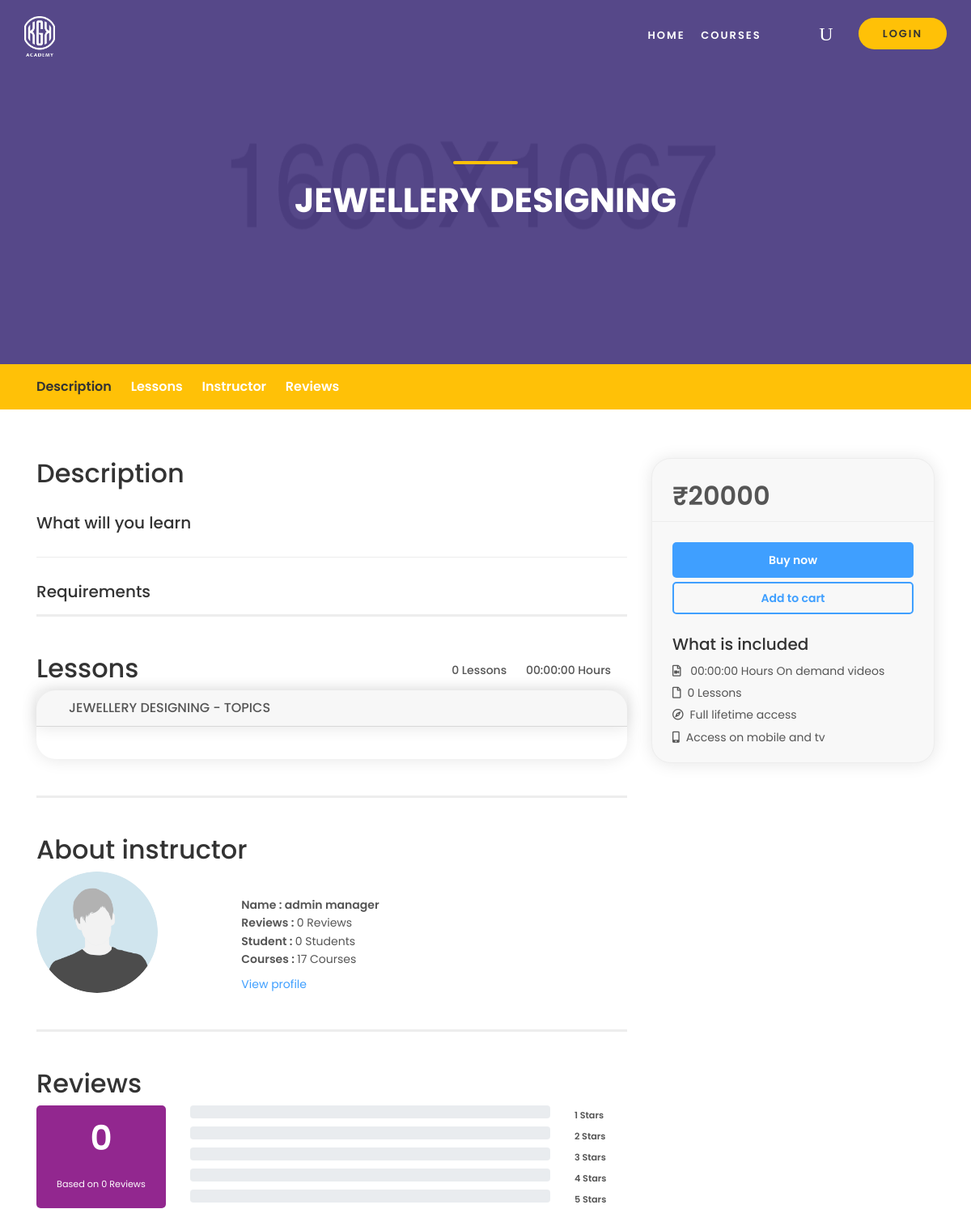
The app's page /home/course/hr-training/14 (upper part), older data.
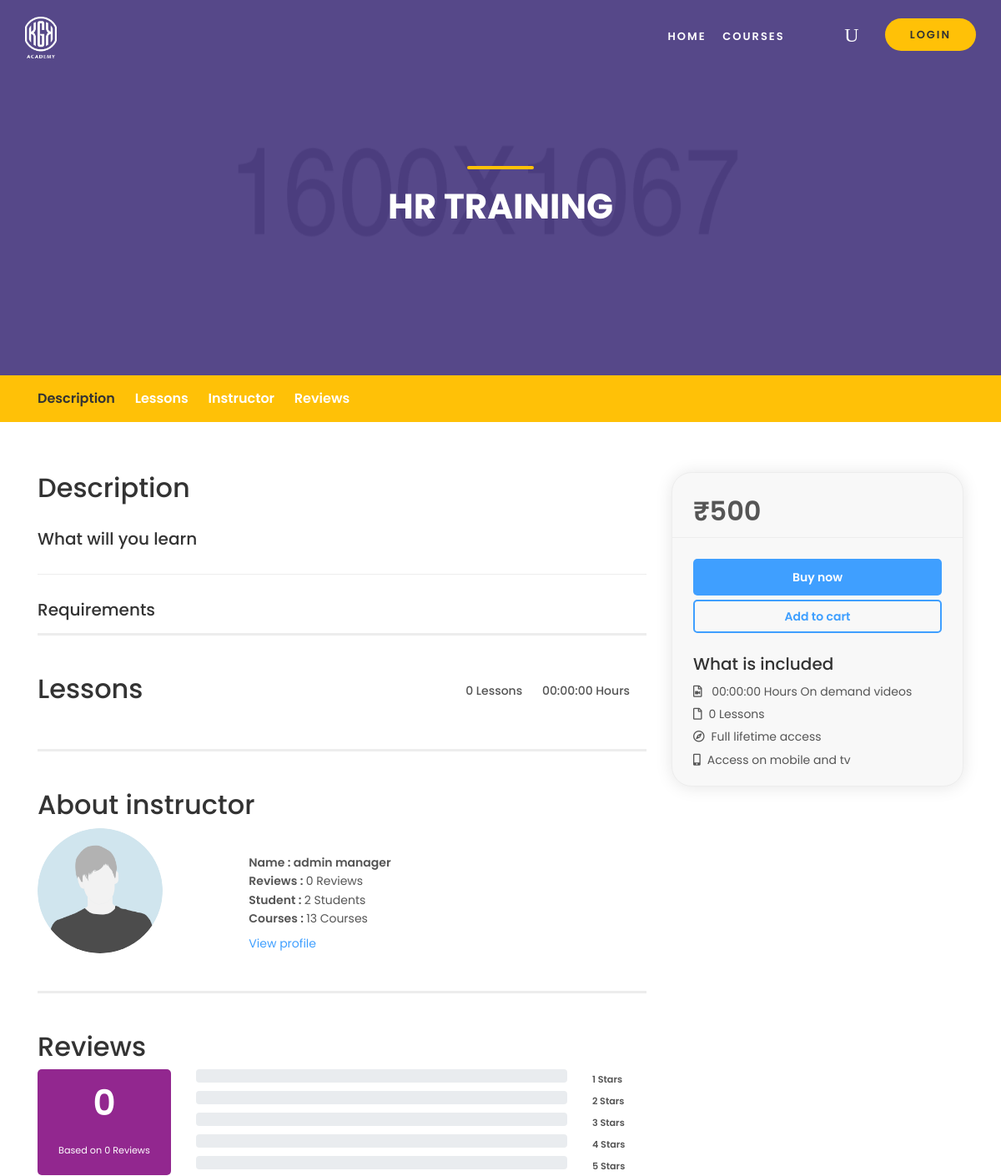
The same page, newer data.
### tables this page shows
CREATE TABLE `frontend_settings` (
  `id` int(11) UNSIGNED NOT NULL,
  `key` varchar(255) DEFAULT NULL,
  `value` longtext
);

CREATE TABLE `course` (
  `id` int(11) UNSIGNED NOT NULL,
  `title` varchar(255) DEFAULT NULL,
  `code` varchar(15) DEFAULT NULL,
  `short_description` longtext,
  `description` longtext,
  `outcomes` longtext,
  `language` varchar(255) DEFAULT NULL,
  `category_id` int(11) DEFAULT NULL,
  `sub_category_id` int(11) DEFAULT NULL,
  `is_training` tinyint(1) NOT NULL DEFAULT '0',
  `hod_id` int(11) DEFAULT NULL,
  `section` longtext,
  `requirements` longtext,
  `price` double DEFAULT NULL,
  `discount_flag` int(11) DEFAULT '0',
  `discounted_price` int(11) DEFAULT NULL,
  `level` varchar(50) DEFAULT NULL,
  `user_id` int(11) DEFAULT NULL,
  `thumbnail` varchar(255) DEFAULT NULL,
  `video_url` varchar(255) DEFAULT NULL,
  `date_added` int(11) DEFAULT NULL,
  `last_modified` int(11) DEFAULT NULL,
  `course_expiry` int(11) NOT NULL DEFAULT '30',
  `course_type` varchar(50) DEFAULT NULL,
  `is_top_course` int(11) DEFAULT '0',
  `is_admin` int(11) DEFAULT NULL,
  `status` varchar(255) DEFAULT NULL,
  `course_overview_provider` varchar(255) DEFAULT NULL,
  `meta_keywords` longtext,
  `meta_description` longtext,
  `is_free_course` int(11) DEFAULT NULL
);

CREATE TABLE `section` (
  `id` int(11) NOT NULL,
  `title` varchar(255) DEFAULT NULL,
  `course_id` int(11) DEFAULT NULL,
  `order` int(11) NOT NULL DEFAULT '0'
);

CREATE TABLE `users` (
  `id` int(11) UNSIGNED NOT NULL,
  `first_name` varchar(255) DEFAULT NULL,
  `last_name` varchar(255) DEFAULT NULL,
  `email` varchar(50) DEFAULT NULL,
  `password` varchar(255) DEFAULT NULL,
  `social_links` longtext,
  `biography` longtext,
  `role_id` int(11) DEFAULT NULL,
  `dob` date DEFAULT NULL,
  `date_added` int(11) DEFAULT NULL,
  `last_modified` int(11) DEFAULT NULL,
  `watch_history` longtext,
  `wishlist` longtext,
  `title` longtext,
  `paypal_keys` longtext,
  `stripe_keys` longtext,
  `verification_code` longtext,
  `image` varchar(255) DEFAULT NULL,
  `status` int(11) DEFAULT NULL,
  `is_instructor` int(11) DEFAULT '0',
  `process_mode` enum('online','offline') NOT NULL DEFAULT 'online',
  `marital_status` enum('single','married','widowed','divorced') DEFAULT 'single',
  `en_id` int(11) DEFAULT NULL,
  `source_id` int(11) DEFAULT NULL,
  `source_other` text,
  `branch_id` int(11) DEFAULT NULL,
  `uid_or_adhaar` varchar(255) DEFAULT NULL,
  `address_detail` text,
  `education_detail` text,
  `mob_no` varchar(100) DEFAULT NULL,
  `alt_mob` varchar(100) DEFAULT NULL,
  `comp_knowledge` tinyint(1) NOT NULL DEFAULT '0',
  `added_by` int(11) DEFAULT NULL,
  `is_delete` tinyint(1) NOT NULL DEFAULT '0'
);

CREATE TABLE `settings` (
  `id` int(11) UNSIGNED NOT NULL,
  `key` varchar(255) DEFAULT NULL,
  `value` longtext
);

CREATE TABLE `currency` (
  `id` int(11) NOT NULL,
  `name` varchar(255) DEFAULT NULL,
  `code` varchar(255) DEFAULT NULL,
  `symbol` varchar(255) DEFAULT NULL,
  `paypal_supported` int(11) DEFAULT NULL,
  `stripe_supported` int(11) DEFAULT NULL
);

### application/views/frontend/elegant/course_page.php (the view, shortened to what the rows shown need)
<?php
$course_details = $this->crud_model->get_course_by_id($course_id)->row_array();
$instructor_details = $this->user_model->get_all_user($course_details['user_id'])->row_array();
$cart_items = $this->session->userdata('cart_items');
?>
<section id="hero_in" class="courses">
	<div style="background: url(<?php echo $this->crud_model->get_course_thumbnail_url($course_id, 'course_banner') ?>) center center no-repeat;" class="banner-img"></div>
	<div class="wrapper">
		<div class="container">
			<h1 class="fadeInUp"><span></span><?php echo $course_details['title']; ?></h1>
		</div>
	</div>
</section>
<div class="bg_color_1">
	<nav class="secondary_nav sticky_horizontal">
		<div class="container">
			<ul class="clearfix">
				<li><a href="#description" class="active"><?php echo get_phrase('description'); ?></a></li>
				<li><a href="#lessons"><?php echo get_phrase('lessons'); ?></a></li>
				<li><a href="#about-instructor"><?php echo get_phrase('instructor'); ?></a></li>
				<li><a href="#reviews"><?php echo get_phrase('reviews'); ?></a></li>
			</ul>
		</div>
	</nav>
	<div class="container margin_60_35">
		<div class="row">
			<div class="col-lg-8">
				<section id="description">
					<h2><?php echo get_phrase('description'); ?></h2>
					<h5><?php echo get_phrase('what_will_you_learn'); ?></h5>
					<hr>
					<h5 class="mb-3"><?php echo get_phrase('requirements'); ?></h5>
				</section>
				<section id="lessons">
					<div class="intro_title">
						<h2><?php echo get_phrase('lessons'); ?></h2>
						<ul>
							<li><?php echo $this->crud_model->get_lessons('course', $course_details['id'])->num_rows().' '.get_phrase('lessons'); ?></li>
							<li><?php echo $this->crud_model->get_total_duration_of_lesson_by_course_id($course_details['id']); ?></li>
						</ul>
					</div>
					<div id="accordion_lessons" role="tablist" class="add_bottom_45">
						<?php
						$sections = $this->crud_model->get_section('course', $course_id)->result_array();
						foreach ($sections as $key => $section): ?>
						<div class="card">
							<div class="card-header" role="tab" id="heading-<?php echo $section['id']; ?>">
								<h5 class="mb-0">
									<a data-toggle="collapse" href="#collapse-<?php echo $section['id']; ?>" aria-expanded="<?php if ($key == 0): ?> true <?php else: ?> false <?php endif; ?>" aria-controls="collapse-<?php echo $section['id']; ?>"><?php if ($key == 0): ?> <i class="indicator ti-minus"></i> <?php else: ?> <i class="indicator ti-plus"></i> <?php endif; ?><?php echo $section['title']; ?></a>
									</h5>
								</div>
								<div id="collapse-<?php echo $section['id']; ?>" class="collapse <?php if ($key == 0): ?> show <?php endif; ?>" role="tabpanel" aria-labelledby="heading-<?php echo $section['id']; ?>" data-parent="#accordion_lessons">
									<div class="card-body">
								</div>
							</div>
						</div>
					<?php endforeach; ?>
				</div>
			</section>
			<section id="about-instructor">
				<div class="intro_title">
					<h2><?php echo get_phrase('about_instructor'); ?></h2>
					<div class="row">
						<div class="col-lg-4 instructor-image">
							<figure><img src="<?php echo $this->user_model->get_user_image_url($instructor_details['id']); ?>" alt="<?php echo get_phrase('instructor'); ?>" class="rounded-circle instructor-image"></figure>
						</div>
						<div class="col-lg-8 instructor-summary">
							<div class="">
								<strong><?php echo get_phrase('name'); ?> : <?php echo $instructor_details['first_name'].' '.$instructor_details['last_name']; ?></strong>
							</div>
							<div class="">
								<strong><?php echo get_phrase('reviews'); ?> : </strong> <?php echo $this->crud_model->get_instructor_wise_course_ratings($instructor_details['id'], 'course')->num_rows().' '.get_phrase('reviews'); ?>
							</div>
							<div class="">
								<strong><?php echo get_phrase('student'); ?> : </strong>
								<?php
								$course_ids = $this->crud_model->get_instructor_wise_courses($instructor_details['id'], 'simple_array');
								$this->db->select('user_id');
								$this->db->distinct();
								$this->db->where_in('course_id', $course_ids);
								echo $this->db->get('enrol')->num_rows().' '.get_phrase('students');
								?>
							</div>
							<div class="">
								<strong><?php echo get_phrase('courses'); ?> : </strong>
								<?php echo $this->crud_model->get_instructor_wise_courses($instructor_details['id'])->num_rows().' '.get_phrase('courses'); ?>
							</div>
							<div class="mt-2">
								<a href="<?php echo site_url('home/instructor_page/'.$course_details['user_id']); ?>"><?php echo get_phrase('view_profile'); ?></a>
							</div>
						</div>
					</div>
				</div>
			</section>
			<section id="reviews">
				<h2><?php echo get_phrase('reviews'); ?></h2>
				<div class="reviews-container">
					<div class="row">
						<div class="col-lg-3">
							<div id="review_summary">
								<strong>
									<?php
									$total_rating =  $this->crud_model->get_ratings('course', $course_details['id'], true)->row()->rating;
									$number_of_ratings = $this->crud_model->get_ratings('course', $course_details['id'])->num_rows();
									if ($number_of_ratings > 0) {
										$average_ceil_rating = ceil($total_rating / $number_of_ratings);
									}else {
										$average_ceil_rating = 0;
									}
									echo $average_ceil_rating;
									?>
								</strong>
								<div class="rating">
									<?php for($i = 1; $i < 6; $i++):?>
										<?php if ($i <= $average_ceil_rating): ?>
											<i class="icon_star voted"></i>
										<?php else: ?>
											<i class="icon_star"></i>
										<?php endif; ?>
									<?php endfor; ?>
								</div>
								<small><?php echo get_phrase('based_on').' '.$number_of_ratings.' '.get_phrase('reviews'); ?></small>
							</div>
						</div>
						<div class="col-lg-9">
							<?php for($i = 1; $i <= 5; $i++): ?>
								<div class="row">
									<div class="col-lg-10 col-9">
										<div class="progress">
										</div>
									</div>
									<div class="col-lg-2 col-3"><small><strong><?php echo $i.' '.get_phrase('stars'); ?></strong></small></div>
								</div>
							<?php endfor; ?>
						</div>
					</div>
				</div>
		</section>
	</div>
	<aside class="col-lg-4" id="sidebar">
		<div class="box_detail">
			<div class="price">
				<?php if ($course_details['is_free_course'] == 1): ?>
					<?php echo get_phrase('free'); ?>
				<?php else: ?>
					<?php if ($course_details['discount_flag'] == 1): ?>
						<?php echo currency($course_details['discounted_price']); ?><span class="original_price"><em><?php echo currency($course_details['price']); ?></em><?php echo number_format((float)((($course_details['price'] - $course_details['discounted_price']) * 100))/$course_details['price'], 2, '.', '').'%'; ?> <?php echo get_phrase('discount'); ?></span>
					<?php else: ?>
						<?php echo currency($course_details['price']); ?>
					<?php endif; ?>
				<?php endif; ?>
			</div>
			<?php if (is_purchased($course_details['id'])): ?>
				<a href="<?php echo site_url('home/my_courses'); ?>" class="btn_1 full-width outline"><i class="icon-check-1"></i> <?php echo get_phrase('purchased'); ?></a>
			<?php else: ?>
				<?php if ($course_details['is_free_course'] == 1):
					if($this->session->userdata('user_login') != 1) {
						$url = "javascript:void(0)";
					}else {
						$url = site_url('home/get_enrolled_to_free_course/'.$course_details['id']);
					}?>
					<a href="<?php echo $url; ?>" class="btn_1 full-width" onclick="handleEnrolledButton()"><?php echo get_phrase('enrol'); ?></a>
				<?php else: ?>
					<a href="javascript:void(0)" class="btn_1 full-width" onclick="handleBuyNow('<?php echo $course_details['id'];?>')" ><?php echo get_phrase('buy_now'); ?></a>
					<a href="javascript:void(0)" class="btn_1 full-width outline big-cart-button-<?php echo $course_details['id'];?> <?php if(in_array($course_details['id'], $cart_items)) echo 'addedToCart'; ?>" id = "<?php echo $course_details['id']; ?>" onclick="handleCartItems(this)">
						<?php
						if(in_array($course_details['id'], $cart_items))
						echo get_phrase('added_to_cart');
						else
						echo get_phrase('add_to_cart');
						?>
					</a>
				<?php endif; ?>
			<?php endif; ?>
			<div id="list_feat">
				<h3><?php echo get_phrase('what_is_included'); ?></h3>
				<ul>
					<li><i class="far fa-file-video"></i>
						<?php
						echo $this->crud_model->get_total_duration_of_lesson_by_course_id($course_details['id']).' '.get_phrase('on_demand_videos');
						?>
					</li>
					<li><i class="far fa-file"></i><?php echo $this->crud_model->get_lessons('course', $course_details['id'])->num_rows().' '.get_phrase('lessons'); ?></li>
					<li><i class="far fa-compass"></i><?php echo get_phrase('full_lifetime_access'); ?></li>
					<li><i class="fas fa-mobile-alt"></i><?php echo get_phrase('access_on_mobile_and_tv'); ?></li>
				</ul>
			</div>
		</div>
	</aside>
</div>
</div>
</div>

### application/views/frontend/elegant/header.php (shortened to what the rows shown need)
<header class="header menu_2 d-print-none">
    <div id="logo">
        <a href="<?php echo site_url('home'); ?>"><img src="<?php echo base_url('uploads/system/'.get_frontend_settings('light_logo')); ?>"
                height="50" data-retina="true" alt=""></a>
    </div>
    <ul id="top_menu">
            <li><a href="<?php echo site_url('home/shopping_cart'); ?>"
                    class="shopping_cart"><?php echo get_phrase('shopping_cart'); ?></a></li>
            <li><a href="#0" class="search-overlay-menu-btn"><?php echo get_phrase('search'); ?></a></li>
            <?php if ($this->session->userdata('user_login') == 1 || $this->session->userdata('admin_login') == 1): ?>
            <li class=""><a href="<?php echo site_url('login/logout'); ?>"
                    class="btn_1 rounded"><?php echo get_phrase('log_out'); ?></a></li>
            <?php else: ?>
            <li class=""><a href="<?php echo site_url('home/login'); ?>"
                    class="btn_1 rounded"><?php echo get_phrase('login'); ?></a></li>
            <?php endif; ?>
        </ul>
    <nav id="menu" class="main-menu">
        <ul>
            <li><span><a href="<?php echo site_url('home'); ?>"><?php echo get_phrase('home'); ?></a></span></li>
            <li>
                <span><a href="javascript:void(0)"><?php echo get_phrase('courses'); ?></a></span>
            </li>
        </ul>
    </nav>
</header>

Row changes from the older to the newer data that the page shows:
removed section: title "JEWELLERY DESIGNING - TOPICS"
changed course: title "JEWELLERY DESIGNING" → "HR TRAINING"; price.symbol "₹20000" → "₹500"
Text that changed along with them:
$this->db->get('enrol')->num_rows(): "0" → "2"
text no longer shown: "17"
text now shown: "13"
